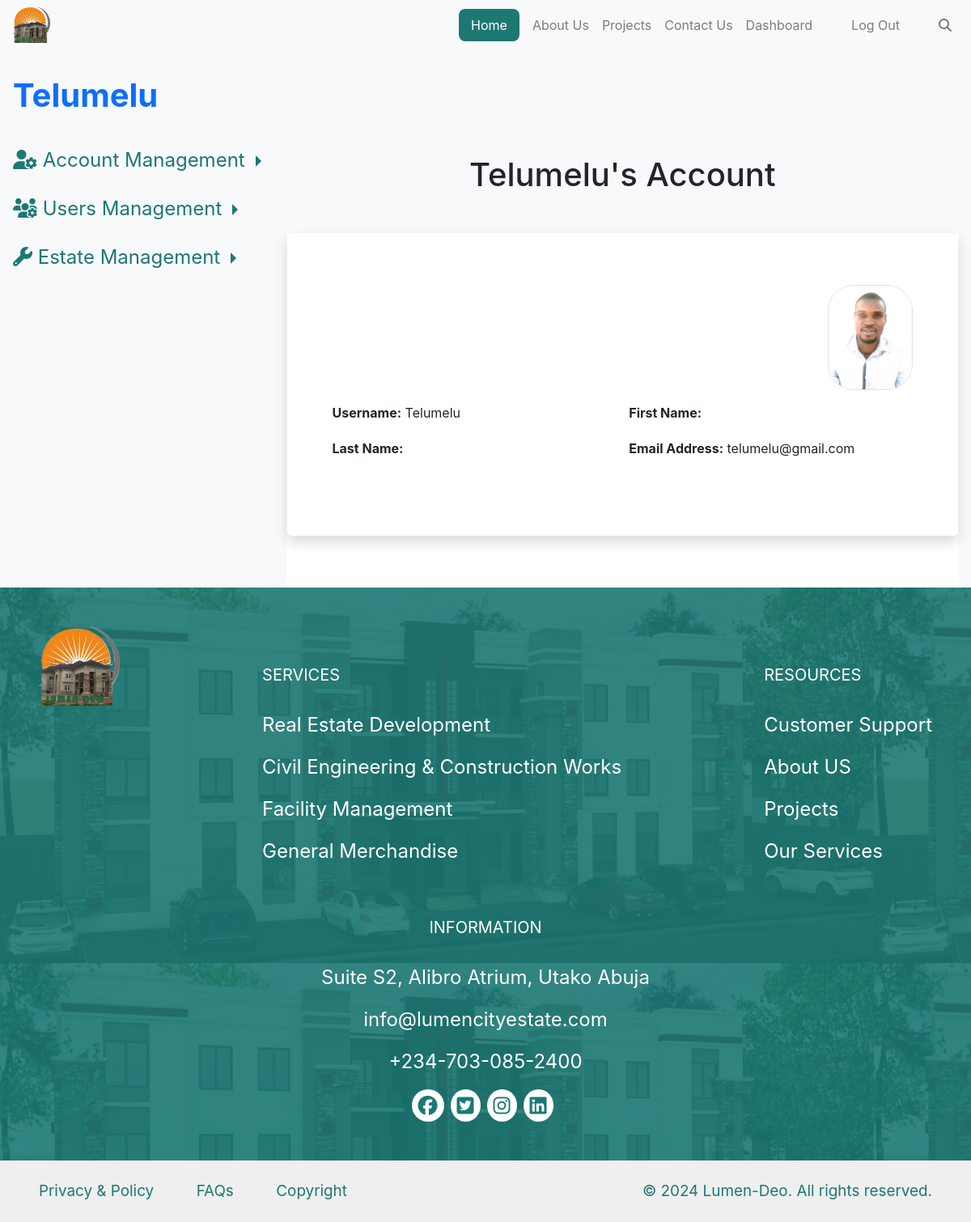
Page //dashboard/user/user_acct/2 (signed in) on the committed database.
### lumenapp/models.py (models this page shows, shortened)
class User(AbstractUser):
    user_category = models.ForeignKey(UserCategory, related_name="users_category", on_delete=models.CASCADE, null=True)

class NewUser(models.Model):
    category = models.ForeignKey(UserCategory, on_delete=models.CASCADE, related_name="category")
    gender = models.CharField(max_length=10, default="")
    passport_photo = models.ImageField(null=True, blank=True, upload_to='user_passport')
    marital_status = models.CharField(max_length=20, null=True, blank=True)
    phone_number = models.CharField(max_length=20, null=True, blank=True, validators=[
        RegexValidator(regex=r'^\+?1?\d{9,15}$', message="Phone number must be entered in the format: '+999999999'. Up to 15 digits allowed.")
    ])
    email_address = models.EmailField()
    user_name = models.CharField(max_length=40, null=True, blank=True)
    last_name = models.CharField(max_length=40, null=True, blank=True)
    first_name = models.CharField(max_length=40, null=True, blank=True)
    middle_name = models.CharField(max_length=40, null=True, blank=True)
    dob = models.DateField(null=True, blank=True)
    occupation = models.CharField(max_length=100, null=True, blank=True)
    address = models.CharField(max_length=400, null=True, blank=True)
    means_of_id = models.CharField(max_length=100, null=True, blank=True)
    id_photo = models.ImageField(null=True, blank=True, upload_to='user_ids')
    staff_number = models.CharField(max_length=10, null=True, blank=True)
    is_staff = models.BooleanField(default=False)
    is_eligible = models.BooleanField(default=True)
    employ_date = models.DateField(null=True, blank=True)
    designation = models.CharField(max_length=100, null=True, blank=True)
    salary = models.DecimalField(max_digits=11, decimal_places=2, null=True, blank=True)
    bank_name = models.CharField(max_length=200, null=True, blank=True)
    acct_name = models.CharField(max_length=200, null=True, blank=True)
    acct_number = models.CharField(max_length=20, null=True, blank=True, validators=[
        RegexValidator(regex=r'^\d{10,20}$', message="Account number must be between 10 and 20 digits.")
    ])
    agency_percentage = models.DecimalField(max_digits=6, decimal_places=2, null=True)
    next_of_kin = models.CharField(max_length=400, null=True, blank=True)
    nok_address = models.CharField(max_length=400, null=True, blank=True)
    nok_phone_number = models.CharField(max_length=20, null=True, blank=True, validators=[
        RegexValidator(regex=r'^\+?1?\d{9,15}$', message="Phone number must be entered in the format: '+999999999'. Up to 15 digits allowed.")
    ])
    nok_rlship = models.CharField(max_length=100, null=True, blank=True)

### lumenapp/views.py (the view, shortened to what this page needs)
# urls.py: path("dashboard/user/user_acct/<int:user_id>", views.user_acct, name="user_acct"), # User account
@login_required
def user_acct(request, user_id):
    user = User.objects.get(id=user_id) # Get the user with the given id
    users = NewUser.objects.all() # Get all users
    uzer = NewUser.objects.get(id=user_id)
    author = request.user # The current user
    category = author.user_category
    all_projects = Project.objects.filter(author=user).order_by("date") # All projects posted by the author
    prototypes = Prototype.objects.all() # All Prototypes available
    paginator = Paginator(all_projects, 2)
    num_of_page = request.GET.get("page")
    page_projects = paginator.get_page(num_of_page)
    for project in page_projects:
        project.features = project.plot_features.split(",")
    context = {
        "projects": page_projects,
        "category": category,
        "prototypes": prototypes,
        "user": user,
        "users": users,
        "uzer": uzer,
        "author": author,
    }
    return render(request, "lumenapp/acct.html", context)

### lumenapp/templates/lumenapp/acct.html (shortened to what this page needs)
{% extends "lumenapp/layout.html" %}
{% load static %}
{% load mathfilters %}
{% block body %}
<section class="admin d-flex bg-gray-100" id="admin">
  <nav class="nav flex-column d-inline-flex mt-4">
     {% if user_id or request.user.is_authenticated %}
      <a class="nav-link fs-1 mt-5 p-3" href="{% url 'profile' user_id=user.id %}"><strong>{{ user }}</strong></a>
     {% else %}
     <a class="nav-link fs-1 mt-5 p-3" href=""><strong>{{ user }}</strong></a>
     {% endif %}
    <li class="nav-item dropright">
      <a class="nav-link dropdown-toggle icon mt-2" href="{% url 'user_acct' user_id=user.id %}" role="button">
        <i class="fa-solid fa-user-gear"></i> Account Management
      </a>
    </li>
    {% if request.user.is_superuser %}
    <li class="nav-item dropright">
      <a class="nav-link dropdown-toggle icon mt-2" href="#" role="button" data-toggle="dropdown" aria-expanded="false">
        <i class="fa-solid fa-users-gear"></i> Users Management
      </a>
    </li>
    {% endif %}
    <li class="nav-item dropright">
      <a class="nav-link dropdown-toggle icon mt-2" href="#" role="button" data-toggle="dropdown" aria-expanded="false">
        <i class="fa-solid fa-wrench"></i> Estate Management
      </a>
    </li>
  </nav>
  <section id="lumen-deo" class="container-fluid effect-section pt-5 mt-5">
    {% if user.is_superuser %}
    <h1 class="pt-5 mt-5 text-center">Admin {{ user.username }}'s Account</h1>
    {% else %}
    <h1 class="pt-5 mt-5 text-center">{{ user.username }}'s Account</h1>
    {% endif %}
    <section class="d-flex justify-content-between mt-5">
      <div class="bg-white p-3">
        <div class="row row-cols-1 row-cols-sm-2 row-cols-md-2 g-3 rounded-2 mb-5 shadow p-5">
          {% if user == author %}
          <div><a class="text-decoration-none justify-content-between text-danger fs-2" href="{% url 'edit_user' user_id=request.user.id %}"><h3><i class="fa-solid fa-pen-to-square"></i> Edit User Account</h3></a></div>
          {% else %}
          <div></div>
          {% endif %}
          {% if uzer.passport_photo %}
          <div class="text-right">
            <img src="{{ uzer.passport_photo.url }}" alt="Passport Photo" width="30%" class="border rounded-5">
          </div>
          {% endif %}
          <p class="mb-1"><strong>Username:</strong> {{ user.username }}</p>
          <p class="mb-1"><strong>First Name:</strong> {{ user.first_name }}</p>
          <p class="mb-1"><strong>Last Name:</strong> {{ user.last_name }}</p>
          <p class="mb-5"><strong>Email Address:</strong> {{ user.email }}</p>
        </div>
      </div>
    </section>
  </section>
</section>
{% endblock %}

### lumenapp/static/lumenapp/css/style.css (style rules this page uses)
.home, body { margin: 0 !important; padding: 0 !important; }
.bg-gray-100 { background-color: var(--bs-gray-100)!important; }
.effect-section { position: relative; overflow: hidden; }
.icon { color: #1D7874; font-size: 1.5rem; }

### rows in the picture
User: username "Telumelu", email "telumelu@gmail.com"
NewUser: passport_photo (picture)
